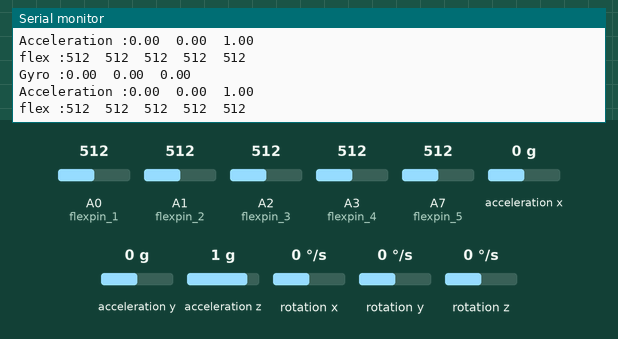
Simulated run of this sketch. Board: Arduino Nano 33 IoT. Shown: the last lines printed to the serial monitor. The inputs (shaded band) are chosen by the test bench; at power-on: acceleration x 0 g, A0 (flexpin_1) = 512, A1 (flexpin_2) = 512, A2 (flexpin_3) = 512, A3 (flexpin_4) = 512, A7 (flexpin_5) = 512, acceleration y 0 g, acceleration z 1 g, rotation x 0 °/s, rotation y 0 °/s, rotation z 0 °/s. Nothing arrives over Bluetooth unless stated; a phone connects over Bluetooth LE 3 s after start.

Above: at 3.8 s.
3.9 s: acceleration x set to -1.4 g
At 4.13 s:
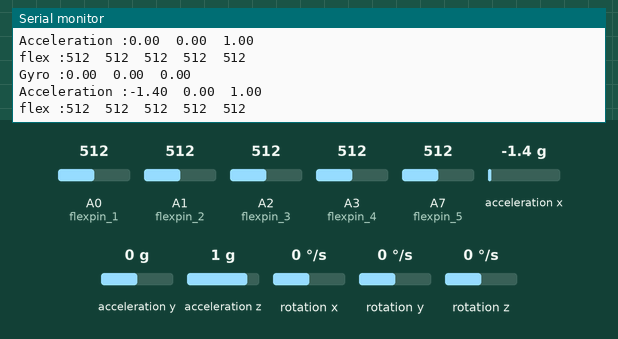
5.4 s: A0 (flexpin_1) set to 716
At 5.66 s:
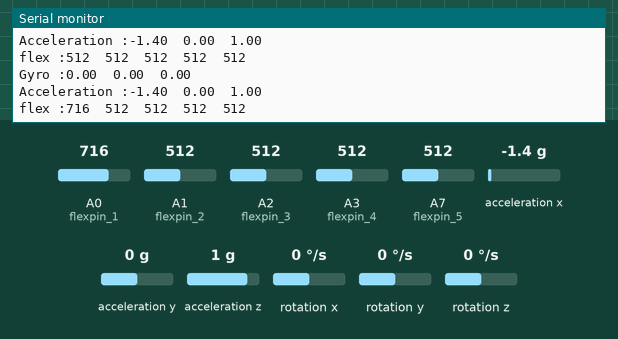
6.9 s: A1 (flexpin_2) set to 716
At 7.18 s:
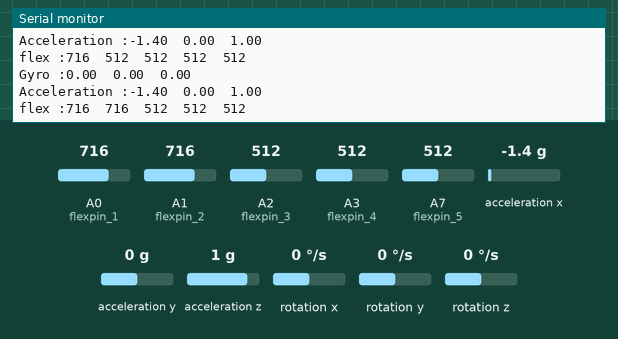
8.4 s: A2 (flexpin_3) set to 716
At 8.71 s:
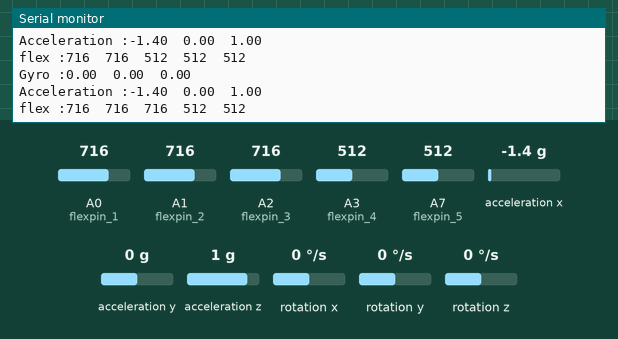
9.9 s: A3 (flexpin_4) set to 716
At 10.24 s:
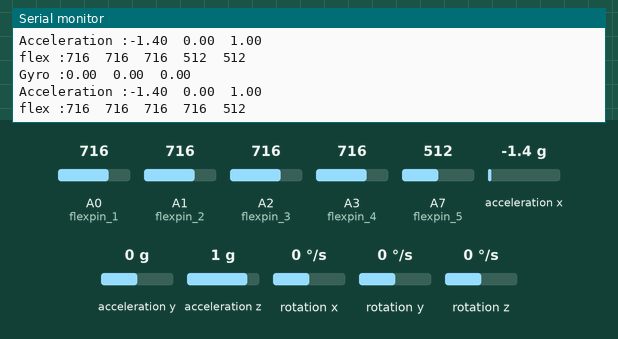
11.4 s: A7 (flexpin_5) set to 716
At 11.77 s:
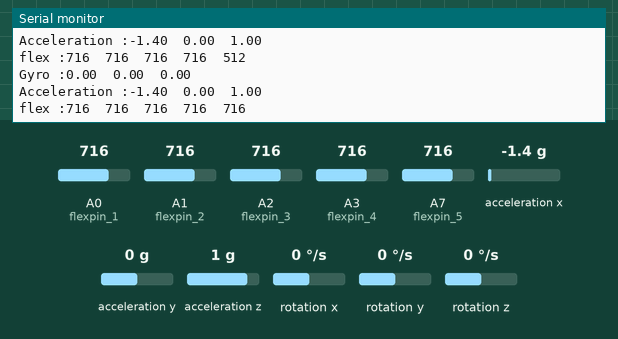

The sketch:

ArduinoIoT_T1.ino
```cpp
//문자열 싹 다 합쳐놓은 버전
#include <ArduinoBLE.h>
#include <Arduino_LSM6DS3.h>

BLEService sensorService("66df5109-edde-4f8a-a5e1-02e02a69cbd5");
//자이로(각속도)
BLEStringCharacteristic xSensorLevel("741c12b9-e13c-4992-8a5e-fce46dec0bff", BLERead | BLENotify,100); // 길이 변경
BLEStringCharacteristic ySensorLevel("baad41b2-f12e-4322-9ba6-22cd9ce09832", BLERead | BLENotify,15);
BLEStringCharacteristic zSensorLevel("5748a25d-1834-4c68-a49b-81bf3aeb2e50", BLERead | BLENotify,15);
//가속도
BLEStringCharacteristic axSensorLevel("3aae57bc-efe5-4a17-8f24-f610b1b985e5", BLERead | BLENotify,15);
BLEStringCharacteristic aySensorLevel("7ad8f8f6-2da4-45a1-adbd-ab5a83351426", BLERead | BLENotify,15);
BLEStringCharacteristic azSensorLevel("7cac39b1-89e0-47be-aaf4-30277f05d763", BLERead | BLENotify,15);
//Flex
BLEStringCharacteristic flex1Sensor("a9d33c96-c5cf-41c6-bec4-3e28305ae1ab", BLERead | BLENotify,15);
BLEStringCharacteristic flex2Sensor("112170b3-c9f0-4f4c-84fa-d440ce80ff06", BLERead | BLENotify,15);
BLEStringCharacteristic flex3Sensor("442b3f31-8d10-494d-bef4-85c0faa9d28a", BLERead | BLENotify,15);
BLEStringCharacteristic flex4Sensor("29e632b7-f055-4daa-beb3-f66635a38ad2", BLERead | BLENotify,15);
BLEStringCharacteristic flex5Sensor("00481010-9c4e-4ab5-9e37-d2641d6c7755", BLERead | BLENotify,15);

//flex sensor pin
int flexpin_5 = A7;
int flexpin_4 = A3;
int flexpin_3 = A2;
int flexpin_2 = A1;
int flexpin_1 = A0;

// last sensor data
float oldXLevel = 0;
float oldYLevel = 0;
float oldZLevel = 0;

float a_oldXLevel = 0;
float a_oldYLevel = 0;
float a_oldZLevel = 0;

int old_flex1 = 0;
int old_flex2 = 0;
int old_flex3 = 0;
int old_flex4 = 0;
int old_flex5 = 0;

long previousMillis = 0;

void setup() {
 Serial.begin(9600);

 while (!Serial);

 if (!IMU.begin()) {
  Serial.println("Failed to initialize IMU!");
  while (1);
 }

 if (!BLE.begin()) {
  Serial.println("starting BLE failed!");
  while (1);
 }

 BLE.setLocalName("Demo Gyroscope");
 BLE.setAdvertisedService(sensorService);
 sensorService.addCharacteristic(xSensorLevel);
 sensorService.addCharacteristic(ySensorLevel);
 sensorService.addCharacteristic(zSensorLevel);
 sensorService.addCharacteristic(axSensorLevel);
 sensorService.addCharacteristic(aySensorLevel);
 sensorService.addCharacteristic(azSensorLevel);
 sensorService.addCharacteristic(flex1Sensor);
 sensorService.addCharacteristic(flex2Sensor);
 sensorService.addCharacteristic(flex3Sensor);
 sensorService.addCharacteristic(flex4Sensor);
 sensorService.addCharacteristic(flex5Sensor);
 BLE.addService(sensorService);

 BLE.advertise();
 Serial.println("Bluetooth device active, waiting for connections...");
}

void updateGyroscopeLevel() {
 float x, y, z, ax, ay, az;

 if (IMU.gyroscopeAvailable() & IMU.accelerationAvailable()) {
  IMU.readGyroscope(x, y, z); // Gyro
  IMU.readAcceleration(ax, ay, az); // Acceleration
  int flex1 = analogRead(flexpin_1);  //센서값을 저장할 변수 설정
  int flex2 = analogRead(flexpin_2);
  int flex3 = analogRead(flexpin_3);
  int flex4 = analogRead(flexpin_4);
  int flex5 = analogRead(flexpin_5);
//  flex1Sensor.writeValue(String(flex1)+'\t'+String(flex2)+'\t'+String(flex3)+'\t'+String(flex4)+'\t'+String(flex5));
//  ySensorLevel.writeValue(String(y));
//  xSensorLevel.writeValue(String(x)+'\t'+String(y)+'\t'+  String(z));
xSensorLevel.writeValue(String(x)+"\t"+String(y)+"\t"+String(z)+"\t"+String(ax)+"\t"+String(ay)+"\t"+String(az)+"\t"+String(flex1)+'\t'+String(flex2)+'\t'+String(flex3)+'\t'+String(flex4)+'\t'+String(flex5));

//axSensorLevel.writeValue(String(ax)+"\t"+String(ay)+"\t"+String(az));
//axSensorLevel.writeValue(String(ax));
  if (x != oldXLevel) {


//   xSensorLevel.writeValue(String(z));
   oldXLevel = x;
  }
 if (y != oldYLevel) {
  ySensorLevel.writeValue(String(y));
  oldYLevel = y;
 }

 if (z != oldZLevel) {
  zSensorLevel.writeValue(String(z));
  oldZLevel = z;
  }
 Serial.print("Gyro :");
 Serial.print(x);
 Serial.print('\t');
 Serial.print(y);
 Serial.print('\t');
 Serial.println(z);
 }
}

 void updateAccelerationLevel() {
 float ax, ay, az;

 if (IMU.accelerationAvailable()) {
  IMU.readAcceleration(ax, ay, az);

//  axSensorLevel.writeValue(String(ax)+"\t"+String(ay)+"\t"+String(az));
   if (ax != a_oldXLevel) {
  axSensorLevel.writeValue(String(ax));
  a_oldXLevel = ax;
   }

   if (ay != a_oldYLevel) {
    aySensorLevel.writeValue(String(ay));
    a_oldYLevel = ay;
   }

   if (az != a_oldZLevel) {
    azSensorLevel.writeValue(String(az));
    a_oldZLevel = az;
   }
  Serial.print("Acceleration :");
  Serial.print(ax);
  Serial.print('\t');
  Serial.print(ay);
  Serial.print('\t');
  Serial.println(az);
  }
 }
 void updateflexsensor(){
  int flex1 = analogRead(flexpin_1);  //센서값을 저장할 변수 설정
  int flex2 = analogRead(flexpin_2);
  int flex3 = analogRead(flexpin_3);
  int flex4 = analogRead(flexpin_4);
  int flex5 = analogRead(flexpin_5);

  if (flex1 != old_flex1) {
  flex1Sensor.writeValue(String(flex1));
  old_flex1 = flex1;
   }

  if (flex2 != old_flex2) {
  flex2Sensor.writeValue(String(flex2));
  old_flex2 = flex2;
   }

  if (flex3 != old_flex3) {
  flex3Sensor.writeValue(String(flex3));
  old_flex3 = flex3;
   }

  if (flex4 != old_flex4) {
  flex4Sensor.writeValue(String(flex4));
  old_flex4 = flex4;
   }

  if (flex5 != old_flex5) {
  flex5Sensor.writeValue(String(flex5));
  old_flex5 = flex5;
   }

  Serial.print("flex :");
  Serial.print(flex1);
  Serial.print('\t');
  Serial.print(flex2);
  Serial.print('\t');
  Serial.print(flex3);
  Serial.print('\t');
  Serial.print(flex4);
  Serial.print('\t');
  Serial.println(flex5);

 }

 void loop() {
 BLEDevice central = BLE.central();
 if (central) {
  Serial.print("Connected to central: ");
  Serial.println(central.address());

  while (central.connected()) {
   //long currentMillis = millis();
   updateGyroscopeLevel();
   updateAccelerationLevel();
   updateflexsensor();
   delay(300);
  }

  Serial.print("Disconnected from central: ");
  Serial.println(central.address());
 }
}
```

Measured:
- after the input at 3.9 s, the serial monitor: prints a new line at once (image 1)
- after the input at 5.4 s, the serial monitor: prints a new line after 0.05 s (image 2)
- after the input at 6.9 s, the serial monitor: prints a new line after 0.08 s (image 3)
- after the input at 8.4 s, the serial monitor: prints a new line after 0.11 s (image 4)
- after the input at 9.9 s, the serial monitor: prints a new line after 0.13 s (image 5)
- after the input at 11.4 s, the serial monitor: prints a new line after 0.16 s (image 6)
